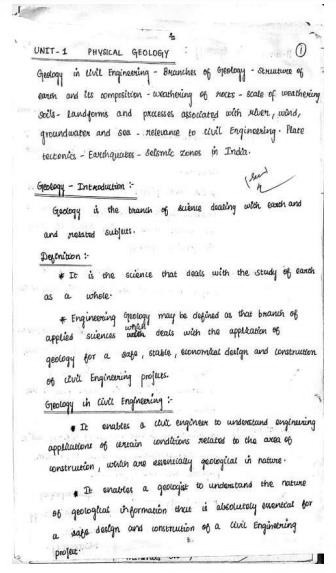
#> input picture extract-text-from-image/13536.jpg, 336 x 573 px
$ python -i main.py   (imports and definitions only)
#> lines starting #> are read from the running program, lines starting #| are printed output that depends on the picture
from tkinter import *
from tkinter import filedialog
from PIL import ImageTk, Image
import cv2
import pytesseract

pytesseract.pytesseract.tesseract_cmd = 'C:\\Program Files\\Tesseract-OCR\\tesseract.exe'

# [2 lines not run here, left out]

# [1 line that did not run here, left out]
# [1 line that did not run here, left out]
# [1 line that did not run here, left out]
# [1 line not run here, left out]


def extract(path):
#> called with path = '../13536.jpg'
    Actual_image = cv2.imread(path)
#> Actual_image is the input picture: shape (573, 336, 3); min 0, max 255, mean 238.1
    Sample_img = cv2.resize(Actual_image,(400,350))
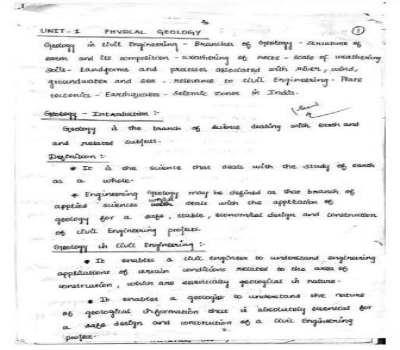
#> Sample_img: shape (350, 400, 3); min 2, max 255, mean 238.1
    Image_ht,Image_wd,Image_thickness = Sample_img.shape
#> Image_ht = 350; Image_wd = 400; Image_thickness = 3
    Sample_img = cv2.cvtColor(Sample_img,cv2.COLOR_BGR2RGB)
#> (the run stopped early here; a loop or call above may not have finished)
